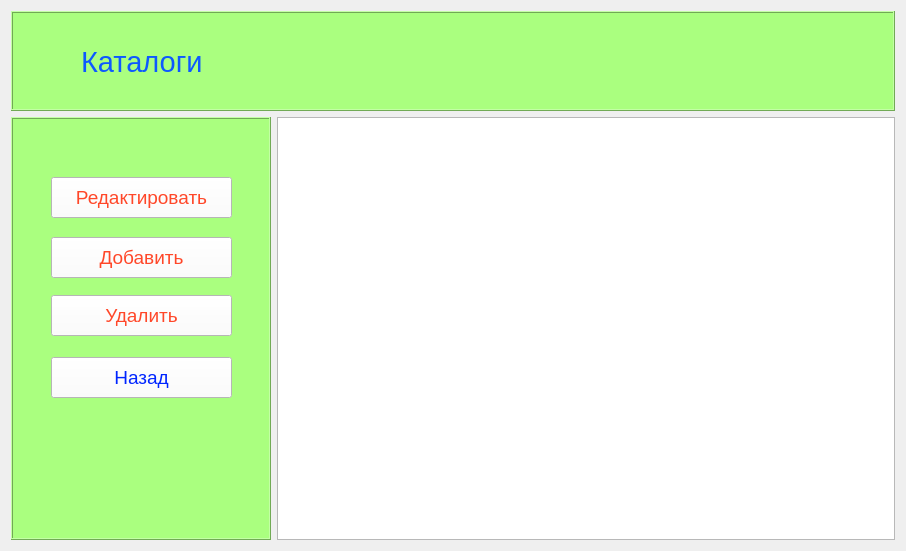
<?xml version="1.0" encoding="UTF-8"?>
<ui version="4.0">
 <class>CatListWindow</class>
 <widget class="QWidget" name="CatListWindow">
  <property name="geometry">
   <rect>
    <x>0</x>
    <y>0</y>
    <width>906</width>
    <height>551</height>
   </rect>
  </property>
  <property name="windowTitle">
   <string>Библиотека: Список каталогов</string>
  </property>
  <layout class="QVBoxLayout" name="verticalLayout">
   <item>
    <widget class="QFrame" name="frame">
     <property name="sizePolicy">
      <sizepolicy hsizetype="Preferred" vsizetype="Fixed">
       <horstretch>0</horstretch>
       <verstretch>0</verstretch>
      </sizepolicy>
     </property>
     <property name="minimumSize">
      <size>
       <width>0</width>
       <height>100</height>
      </size>
     </property>
     <property name="styleSheet">
      <string notr="true">background-color:rgb(170, 255, 127)</string>
     </property>
     <property name="frameShape">
      <enum>QFrame::Box</enum>
     </property>
     <property name="frameShadow">
      <enum>QFrame::Raised</enum>
     </property>
     <widget class="QLabel" name="label">
      <property name="geometry">
       <rect>
        <x>70</x>
        <y>30</y>
        <width>711</width>
        <height>41</height>
       </rect>
      </property>
      <property name="sizePolicy">
       <sizepolicy hsizetype="Expanding" vsizetype="Expanding">
        <horstretch>0</horstretch>
        <verstretch>0</verstretch>
       </sizepolicy>
      </property>
      <property name="font">
       <font>
        <pointsize>22</pointsize>
       </font>
      </property>
      <property name="styleSheet">
       <string notr="true">color: rgb(13, 89, 255);</string>
      </property>
      <property name="text">
       <string>Каталоги</string>
      </property>
     </widget>
    </widget>
   </item>
   <item>
    <layout class="QHBoxLayout" name="horizontalLayout_2">
     <item>
      <widget class="QFrame" name="frame_2">
       <property name="sizePolicy">
        <sizepolicy hsizetype="Fixed" vsizetype="Preferred">
         <horstretch>0</horstretch>
         <verstretch>0</verstretch>
        </sizepolicy>
       </property>
       <property name="minimumSize">
        <size>
         <width>260</width>
         <height>0</height>
        </size>
       </property>
       <property name="styleSheet">
        <string notr="true">background-color:rgb(170, 255, 127)</string>
       </property>
       <property name="frameShape">
        <enum>QFrame::Box</enum>
       </property>
       <property name="frameShadow">
        <enum>QFrame::Raised</enum>
       </property>
       <widget class="QPushButton" name="pushButton_edit">
        <property name="geometry">
         <rect>
          <x>40</x>
          <y>60</y>
          <width>181</width>
          <height>41</height>
         </rect>
        </property>
        <property name="font">
         <font>
          <pointsize>14</pointsize>
         </font>
        </property>
        <property name="styleSheet">
         <string notr="true">background-color:rgb(255, 255, 255);
color: rgb(255, 71, 41);</string>
        </property>
        <property name="text">
         <string>Редактировать</string>
        </property>
       </widget>
       <widget class="QPushButton" name="pushButton_app">
        <property name="geometry">
         <rect>
          <x>40</x>
          <y>120</y>
          <width>181</width>
          <height>41</height>
         </rect>
        </property>
        <property name="font">
         <font>
          <pointsize>14</pointsize>
         </font>
        </property>
        <property name="styleSheet">
         <string notr="true">background-color:rgb(255, 255, 255);
color: rgb(255, 71, 41);</string>
        </property>
        <property name="text">
         <string>Добавить</string>
        </property>
       </widget>
       <widget class="QPushButton" name="pushButton_del">
        <property name="geometry">
         <rect>
          <x>40</x>
          <y>178</y>
          <width>181</width>
          <height>41</height>
         </rect>
        </property>
        <property name="font">
         <font>
          <pointsize>14</pointsize>
         </font>
        </property>
        <property name="styleSheet">
         <string notr="true">background-color:rgb(255, 255, 255);
color: rgb(255, 71, 41);</string>
        </property>
        <property name="text">
         <string>Удалить</string>
        </property>
       </widget>
       <widget class="QPushButton" name="pushButton_back">
        <property name="geometry">
         <rect>
          <x>40</x>
          <y>240</y>
          <width>181</width>
          <height>41</height>
         </rect>
        </property>
        <property name="font">
         <font>
          <pointsize>14</pointsize>
         </font>
        </property>
        <property name="styleSheet">
         <string notr="true">background-color:rgb(255, 255, 255);
color: rgb(0, 37, 255);</string>
        </property>
        <property name="text">
         <string>Назад</string>
        </property>
       </widget>
      </widget>
     </item>
     <item>
      <widget class="QTableWidget" name="tableWidget">
       <property name="sizePolicy">
        <sizepolicy hsizetype="Expanding" vsizetype="Minimum">
         <horstretch>0</horstretch>
         <verstretch>0</verstretch>
        </sizepolicy>
       </property>
      </widget>
     </item>
    </layout>
   </item>
  </layout>
 </widget>
 <resources/>
 <connections/>
</ui>
